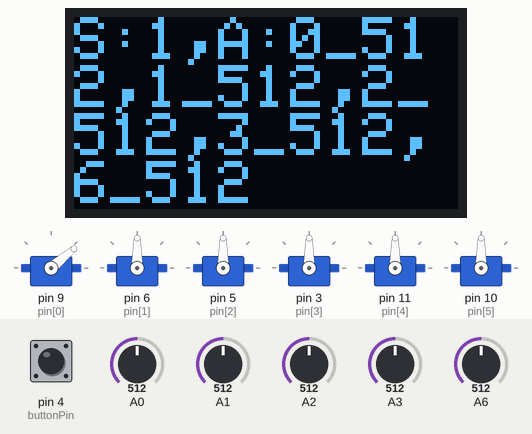
The sketch below on a simulated Arduino Uno, built with avr-gcc and run on an emulated ATmega328P. On the bench: 128×64 one-colour display, 6 × servo. Inputs (shaded band) come from the test bench; at power-on: pin 4 (buttonPin) HIGH, A0 = 512, A1 = 512, A2 = 512, A3 = 512, A6 = 512. What the sketch prints to the serial monitor is not drawn.

Above: at 4.2 s.
4.3 s: pin 4 (buttonPin) pulled LOW for 0.15 s
At 6.37 s:
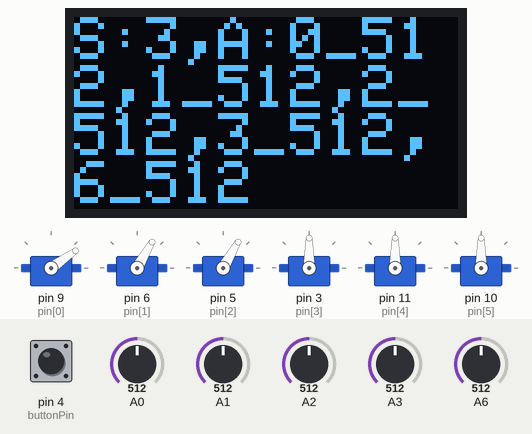
6.6 s: pin 4 (buttonPin) pulled LOW for 1 s
At 8.45 s:
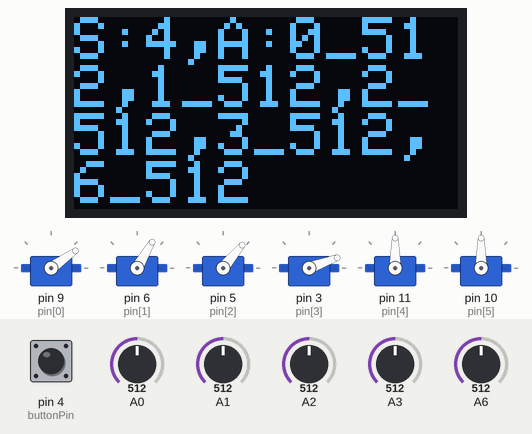
9.4 s: pin 4 (buttonPin) pulled LOW for 0.15 s
At 11.28 s:
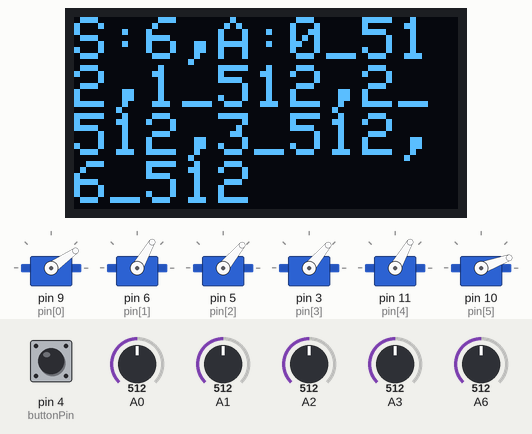
11.6 s: A0 set to 716
At 13.9 s:
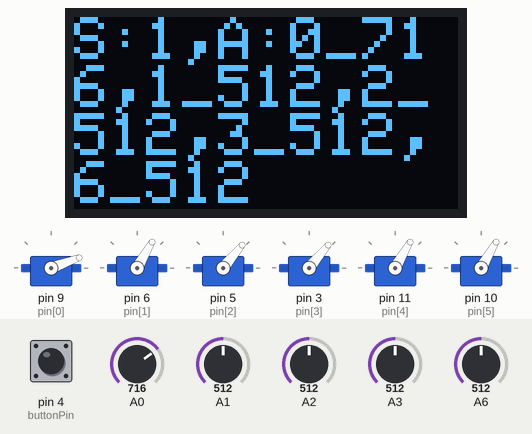
14.5 s: pin 4 (buttonPin) pulled LOW for 0.15 s
At 16.63 s:
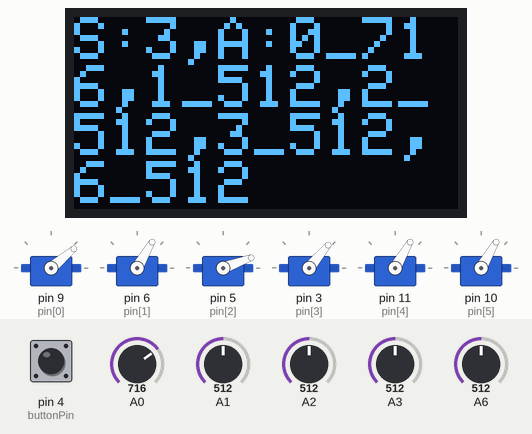
16.8 s: A1 set to 716
At 19.25 s:
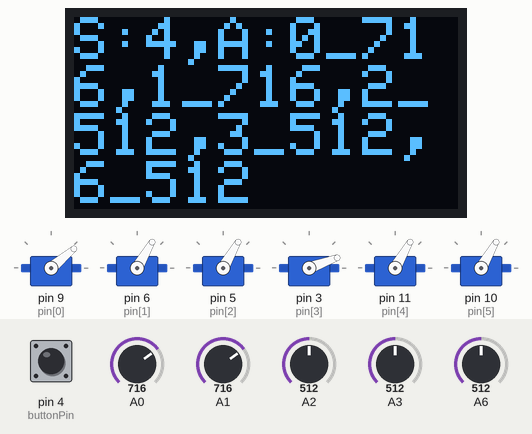
Timing chart, 0 to 22.9 s (numbered marks = the images above; inputs shaded):
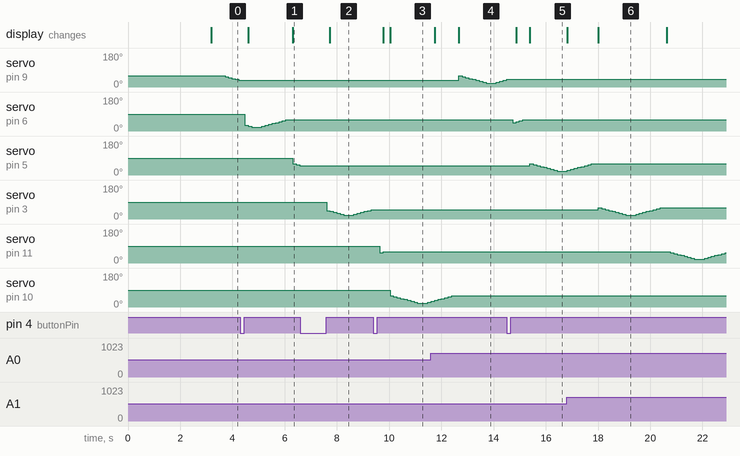

Measured:
- after the input at 4.3 s, servo on pin 9 (pin[0]): stops changing and stays 35°; servo on pin 5 (pin[2]): 90° → 60° after 2.0 s, → 55° 0.13 s later, → 50° 0.13 s later
- after the input at 6.6 s, servo on pin 5 (pin[2]): stops changing and stays 50°
- after the input at 9.4 s, servo on pin 3 (pin[3]): stays 50° (without the input it goes to 55° after 0.04 s); servo on pin 10 (pin[5]): 90° → 60° after 0.64 s, → 55° 0.13 s later, → 50° 0.13 s later, → 45° 0.13 s later, … (10 changes in this stretch)
- after the input at 11.6 s, the display: first changes after 0.14 s (image 4 shows a later state)
- after the input at 14.5 s, servo on pin 9 (pin[0]): stays 40° (without the input it goes to 45° after 0.13 s); servo on pin 5 (pin[2]): 50° → 60° after 0.89 s, → 55° 0.13 s later, → 50° 0.13 s later, → 45° 0.13 s later, … (9 changes in this stretch)

The sketch:

Unpacking_test_code.ino
```cpp
#include <Servo.h>

// OLED test.
#include <Wire.h>
#include <Adafruit_GFX.h>
#include <Adafruit_SSD1306.h>
#define OLED_RESET     4
Adafruit_SSD1306 display(128, 64, &Wire, OLED_RESET);

// Define the initial angle position of steering gear test.
int pos = 50;
// Define the minimum angle position of steering gear test.
int posMin = 20;
// Define the maximum angle position of steering gear test.
int posMax = 60;

// Uniformly define all pins (test load steering gear).
int pin[] = {9, 6, 5, 3, 11, 10};


// Define the number of test pins.
const int PIN_COUNT = sizeof(pin) / sizeof(pin[0]);
// create servo objects to control servos
Servo s[PIN_COUNT];
// Define control mode: 0, independent control;      1, Full control.
int control = 1;

// Define which Servo to control from.
int tmpkey = 0;
bool is_first = true;

//It is controlled by the button on the drive board.
const int buttonPin = 4;

// Define flipper(make the Servo rotate back and forth without returning directly)
int flip = 0;
void setup() {
  Serial.begin(9600);
  pinMode(buttonPin, INPUT);

  // OLED test.
  display.begin(SSD1306_SWITCHCAPVCC, 0x3C);
  display.setTextColor(WHITE);//Sets the font display color
  display.clearDisplay();//cls
  //Set the font size
  display.setTextSize(2);
  //Set the display location
  display.setCursor(0, 0);
  //String displayed
  display.println(F("OLED OK"));
  //Began to show
  display.display();
  delay(3000);
}

void loop() {
  int timer = 0;
  if (digitalRead(buttonPin) == LOW) {
    while (digitalRead(buttonPin) == LOW) {
      delay(100);
      timer++;
      if (timer >= 20) {
        timer = 20;
      }
    }
    if (timer == 20) {
      // Switch control manual or automatic control mode
      control = 1 - control;
    } else {
      tmpkey++;
      if (tmpkey >= PIN_COUNT) tmpkey = 0;
    }
  }

  if (pos > posMax) {
    // Except that the sequence number of the first key name is not automatically increased,
    // all the others are automatically increased
    if (is_first) {
      is_first = false;
    } else {
      if (control == 1) tmpkey++;
    }
    if (tmpkey == PIN_COUNT) {
      if (control == 1) detachAll();
      tmpkey = 0;
    }
    flip = 1;

    if (control == 0) {
      attachOne(pin[tmpkey]);
      Serial.print("Individually attached: ");
    } else {
      attachAll();
      Serial.print("All attached : ");
    }
    Serial.print(tmpkey + 1); //The sequence number in the program starts from zero.
    // Here +1 is used to keep consistent with the servo sequence number in the document.

    Serial.print(" (Pin:");
    Serial.print(pin[tmpkey]);
    Serial.print(") Control Model: ");
    Serial.print(control);
    Serial.print(", PIN_COUNT: ");
    Serial.println(PIN_COUNT);

  } else if (pos < posMin) {
    flip = 0;
  } else {
    moveServo(pos);
  }
  if (flip == 0) {
    pos = pos + 5;
  } else {
    pos = pos - 5;
  }
  delay(100);

  // OLED test.
  display.clearDisplay();
  //Set the font size
  display.setTextSize(2);
  //Set the display location
  display.setCursor(0, 0);
  //String displayed
  display.print("S:");
  display.print(tmpkey + 1);
  display.print(",");
  //Display the values of 5 potentiometers
  display.print("A:");
  display.print("0_");
  display.print(analogRead(0));
  display.print(",1_");
  display.print(analogRead(1));
  display.print(",2_");
  display.print(analogRead(2));
  display.print(",3_");
  display.print(analogRead(3));
  display.print(",6_");
  display.print(analogRead(6));

  //Began to show
  display.display();

}

// Associated single pin
void attachOne(int pin) {
  s[tmpkey].attach(pin);
}

// Disassociate a single pin
void detachOne() {
  s[tmpkey].detach();
}

// Associate all pins
void attachAll() {
  for (int i = 0; i < PIN_COUNT; ++i) {
    s[i].attach(pin[i]);
  }
}

// Disassociate all pins
void detachAll() {
  for (int i = 0; i < PIN_COUNT; ++i) {
    s[i].detach();
  }
}

// Drive Servo
void moveServo(int angle) {
  s[tmpkey].write(angle);
}
```
